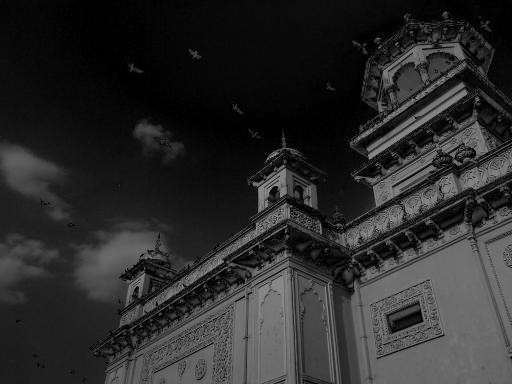
#> input picture Histograms/images/darker_img.png, 512 x 384 px
$ python more_operations.py
#> lines starting #> are read from the running program, lines starting #| are printed output that depends on the picture
#> further down, image is the input picture: shape (384, 512); min 0, max 172, mean 42.8
import cv2
import numpy as np
import matplotlib.pyplot as plt


def equalization(image):
    if len(image.shape) == 3:
        image = cv2.cvtColor(image, cv2.COLOR_BGR2GRAY)

    gray_hist = cv2.calcHist([image], [0], None, [256], [0,256])
#> gray_hist = 256 values, max 6477 at index 6, min 0 at index 162, mean 768
    eq_img = cv2.equalizeHist(image) #analogous to the cumulative density function
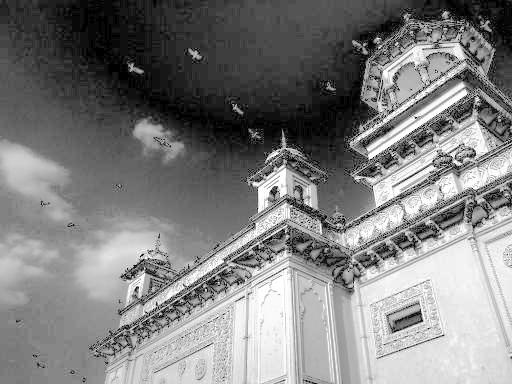
#> eq_img: shape (384, 512); min 0, max 255, mean 127.5
    eq_hist = cv2.calcHist([eq_img], [0], None, [256], [0,256])
#> eq_hist = 256 values, max 6477 at index 47, min 0 at index 1, mean 768

    plt.subplot(221), plt.imshow(image, 'gray')
    plt.subplot(222), plt.plot(gray_hist)
    plt.subplot(223), plt.imshow(eq_img, 'gray')
    plt.subplot(224), plt.plot(eq_hist)
    plt.show()
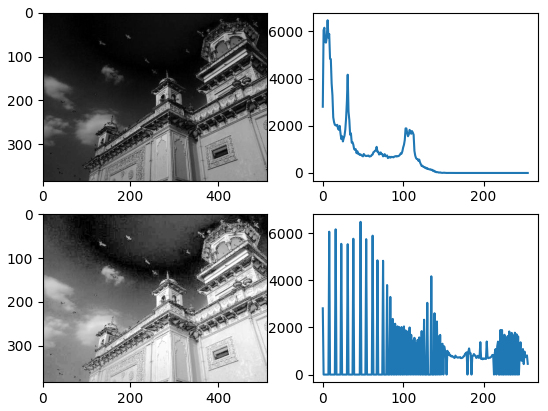
#> figure drawn by matplotlib, 4 panels; panel 2: curve peaks at x = 6, y = 6477; panel 4: curve peaks at x = 47, y = 6477


if __name__ == '__main__':
    image = cv2.imread('images/darker_img.png', 0)
    equalization(image)
